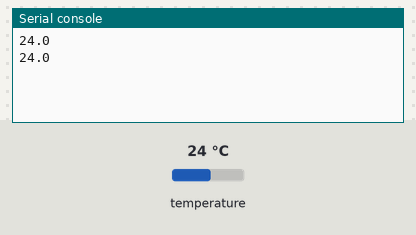
Recording of a program running on a simulated ESP8266 board running MicroPython. On the bench: the last lines printed to the serial console. The test bench sets the inputs (shaded band); at power-on: temperature 24 °C.

Above: at 1.2 s.
1.3 s: temperature set to 12 °C
At 2.6 s:
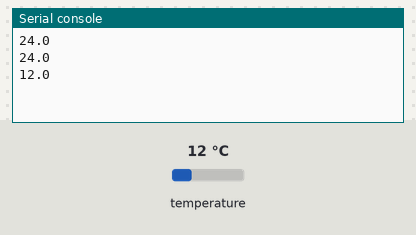
2.8 s: temperature set to 19 °C
At 3.9 s:
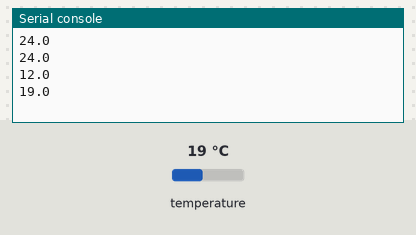
Timing chart, 0 to 5.8 s (numbered marks = the images above; inputs shaded):
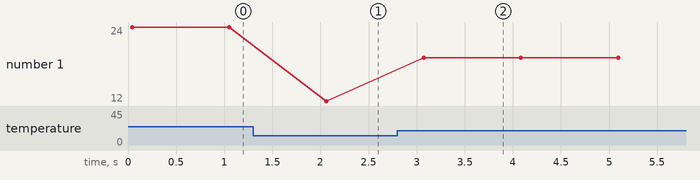

Measured:
- after the input at 1.3 s, the serial console: prints a new line after 0.76 s (image 1)
- after the input at 2.8 s, the serial console: prints a new line after 0.27 s (image 2)
- plotted number 1: 24 → 12 after the input at 1.3 s, 12 → 19 after the input at 2.8 s

The program:

DS18B20_test.py
```python
import machine
import onewire
import ds18x20
import time

dat = machine.Pin(4)
ds = ds18x20.DS18X20(onewire.OneWire(dat))
roms = ds.scan()
while True:
  ds.convert_temp()
  temp = ds.read_temp(roms[0])
  print(temp)
  time.sleep_ms(1000)
```
